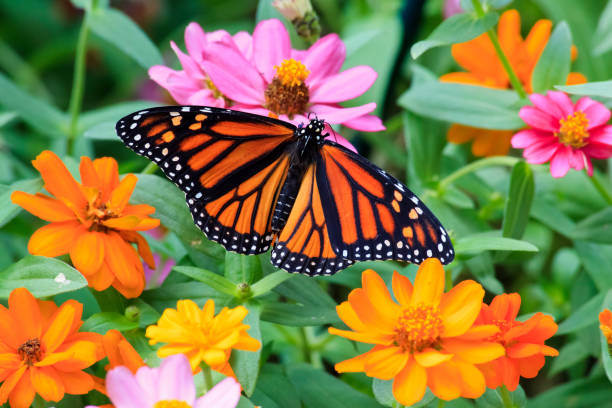
#> input picture trabalho6/borboleta.jpg, 612 x 408 px, found by its file name
$ python main.py
#> lines starting #> are read from the running program, lines starting #| are printed output that depends on the picture
### trabalho6/filtro.py
import cv2
import numpy as np

def filtro_media_manual(caminho_imagem, tamanho_kernel=3):
    """
    Aplica o Filtro da Média em uma imagem em tons de cinza.
    Trata as bordas utilizando a técnica de Zero Padding.

    Args:
        caminho_imagem (str): Caminho para a imagem de entrada.
        tamanho_kernel (int): Tamanho da máscara quadrada (ex: 3 para 3x3).

    Returns:
        numpy.ndarray: Imagem filtrada (suavizada).
    """
    img = cv2.imread(caminho_imagem, cv2.IMREAD_GRAYSCALE)
    if img is None:
        print("Erro ao carregar a imagem.")
        return None

    h, w = img.shape
    offset = tamanho_kernel // 2

    img_padded = np.zeros((h + 2 * offset, w + 2 * offset), dtype=np.uint8)
    img_padded[offset : offset + h, offset : offset + w] = img

    img_filtrada = np.zeros((h, w), dtype=np.uint8)

    total_pixels_kernel = tamanho_kernel * tamanho_kernel

    for i in range(h):
        for j in range(w):
            vizinhanca = img_padded[i : i + tamanho_kernel, j : j + tamanho_kernel]

            soma_local = np.sum(vizinhanca)
            media = soma_local / total_pixels_kernel

            img_filtrada[i, j] = int(media)

    return img_filtrada

### trabalho6/main.py
import cv2
import numpy as np
from filtro import filtro_media_manual

def main():
    caminho_imagem = 'trabalho6/borboleta.jpg'
    tamanho_kernel = 5

    imagem_original = cv2.imread(caminho_imagem, cv2.IMREAD_GRAYSCALE)
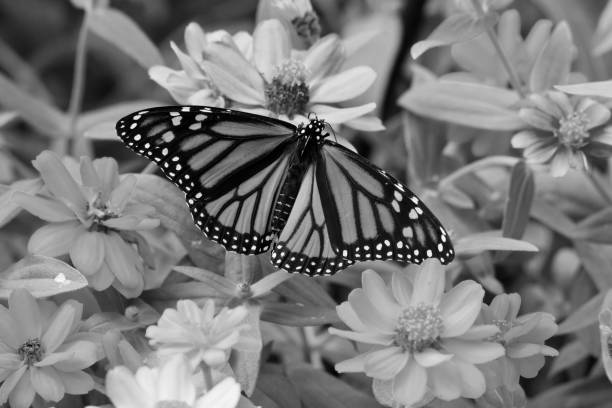
#> imagem_original: shape (408, 612); min 0, max 255, mean 121.6

    resultado = filtro_media_manual(caminho_imagem, tamanho_kernel)
#> in filtro_media_manual, `img_padded[offset : offset + h, offset : offset + w] = img`:
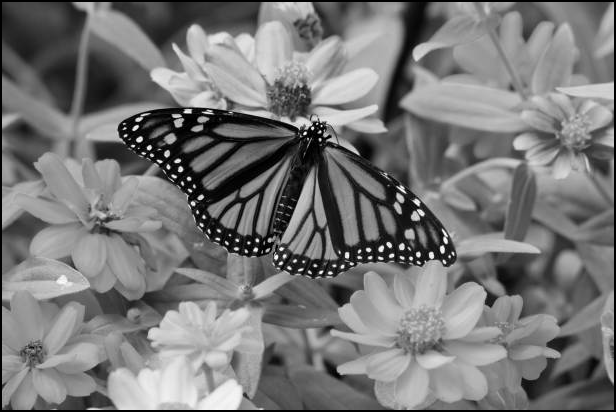
#> img_padded: shape (412, 616); min 0, max 255, mean 119.6
#> after the loop in filtro_media_manual, `for i in range(h):`:
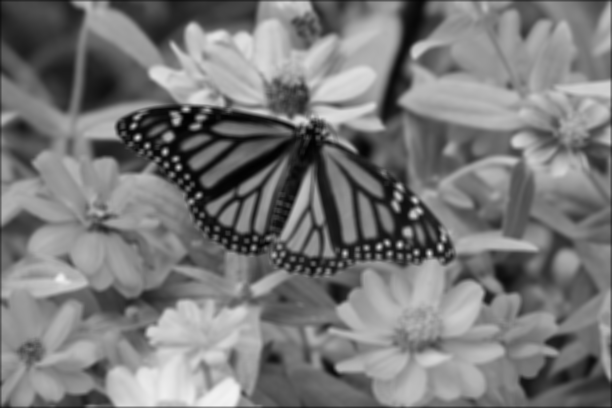
#> img_filtrada: shape (408, 612); min 1, max 243, mean 120.5

    if resultado is not None and imagem_original is not None:
        try:
            cv2.imwrite('trabalho6/borboleta_filtrada.jpg', resultado)
        except Exception:
            pass
        cv2.imshow('Imagem Filtrada', resultado)
        cv2.waitKey(0)
        cv2.destroyAllWindows()
    else:
        print("Falha ao aplicar o filtro. Verifique se o arquivo 'borboleta.jpg' está na mesma pasta.")

if __name__ == "__main__":
    main()
